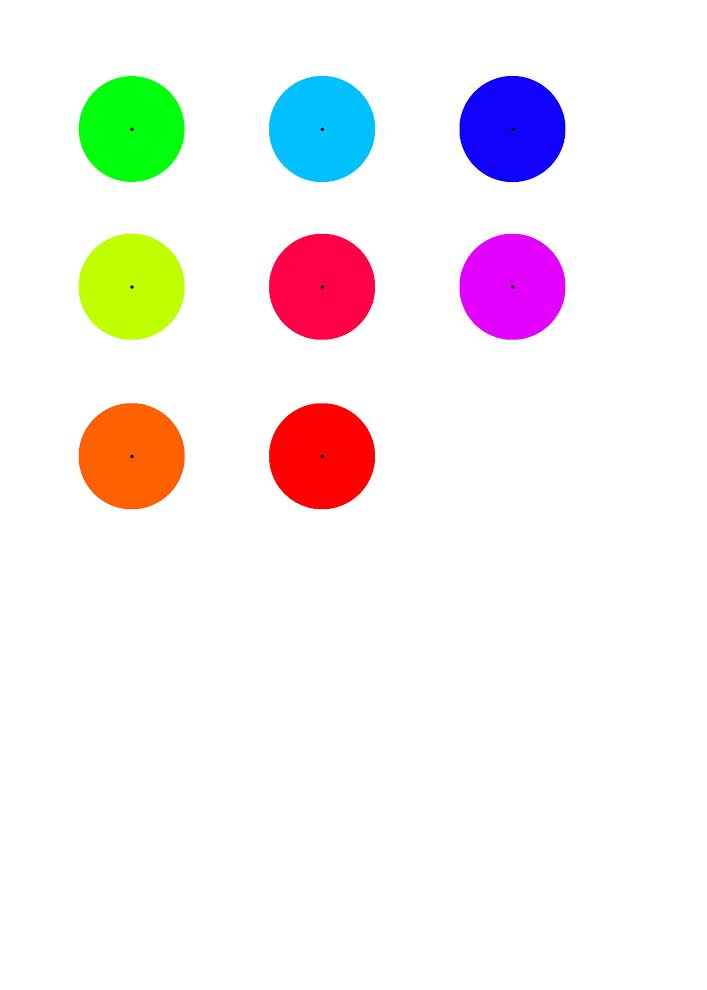
#> input picture OpenCV projects/circles.jpg, 707 x 990 px, given in place of the camera
$ python HoughCircles.py   (older library calls are emulated)
#> lines starting #> are read from the running program, lines starting #| are printed output that depends on the picture; after the words box and inside, x2 and y2 are one past the last pixel; in counts of white or black regions, pixels touching at a corner belong together
import cv2
import numpy as np

cap = cv2.VideoCapture(0)

while True:
	_,frame = cap.read()
#> frame is the input picture: shape (990, 707, 3); mean B, G, R 239.7, 239.2, 244.2
	hsv = cv2.cvtColor(frame, cv2.COLOR_BGR2HSV)
#> hsv: shape (990, 707, 3); mean H, S, V 12.5, 25.9, 254.7

	#hsv hue(type of colour) sat(eg how red it is) value(how bright it is)
	lower_green = np.array([50,0,0])
	upper_green = np.array([70,255,255])

	mask = cv2.inRange(hsv, lower_green, upper_green)
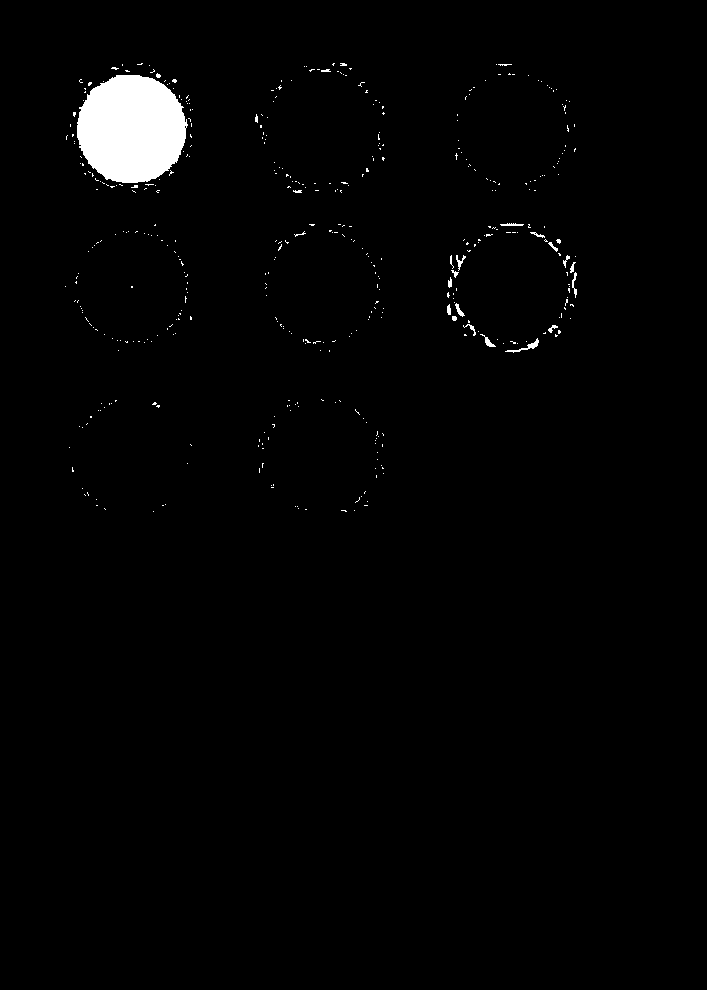
#> mask: shape (990, 707); 1.6% white; 454 white regions (433 under 20 px), largest, box (x1, y1, x2, y2) and area: (77, 75, 188, 183) 9375, (505, 338, 539, 353) 109, (480, 334, 496, 347) 62
	res = cv2.bitwise_and(frame, frame, mask = mask)
	median = cv2. medianBlur(res, 15)
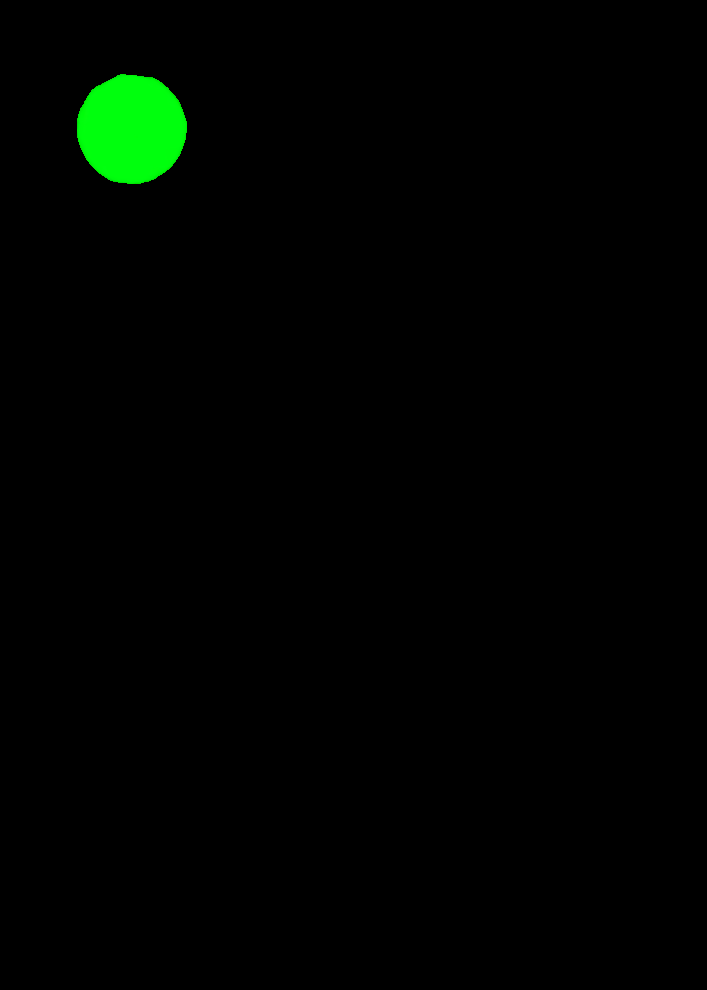
#> median: shape (990, 707, 3); mean B, G, R 0.2, 3.4, 0

	output = frame.copy()
	cimg = cv2.cvtColor(median, cv2.COLOR_BGR2GRAY)

	# detect circles in the image
	# cv2.HoughCircles(image, method, dp, minDist[, circles[, param1[, param2[, minRadius[, max Radius[)
	circles = cv2.HoughCircles(cimg, cv2.cv.CV_HOUGH_GRADIENT, 2, 10, param1=30,param2=50, minRadius=0, maxRadius=100)
#> circles = [[131, 129, 55.6], [131, 119, 63.8], [139, 135, 45.4], [121, 125, 45]]

	# ensure atleast some circles were found
	if circles is not None:
		#convert the (x,y) coordinate and radius of the circle to integers
		circles = np.uint16(np.around(circles[0, :]))
#> circles = [[131, 129, 56], [131, 119, 64], [139, 135, 45], [121, 125, 45]]

		#loop
		for (x, y, r) in circles:
			#draw the outline of circle and a rectangle to pinpoint the center
			cv2.circle(output, (x,y) , r, (0,0,0),4)
			cv2.rectangle(output, (x - 5, y - 5), (x + 5, y + 5), (0,128,255), -1)
			print(x,y)
#> this loop made 4 passes
#| 131 129
#| 131 119
#| 139 135
#| 121 125
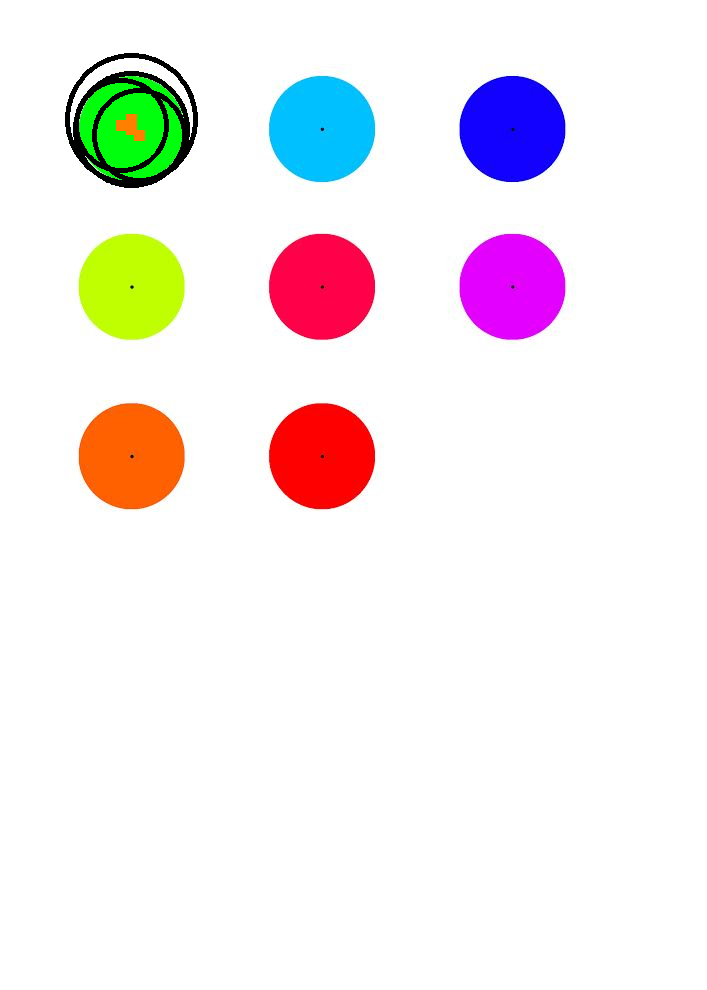
#> output: shape (990, 707, 3); 0.83% of pixels changed, all inside (x1, y1, x2, y2) = (65, 53, 198, 188)

	# show output image
	cv2.imshow("output", output)
	cv2.imshow("median", median)

	k = cv2.waitKey(5) & 0xFF
#> (key Esc is pressed here)
	if k == 27:
		break

cv2.destroyAllWindows()
cap.release()

$ run again, on OpenCV projects/green.jpg
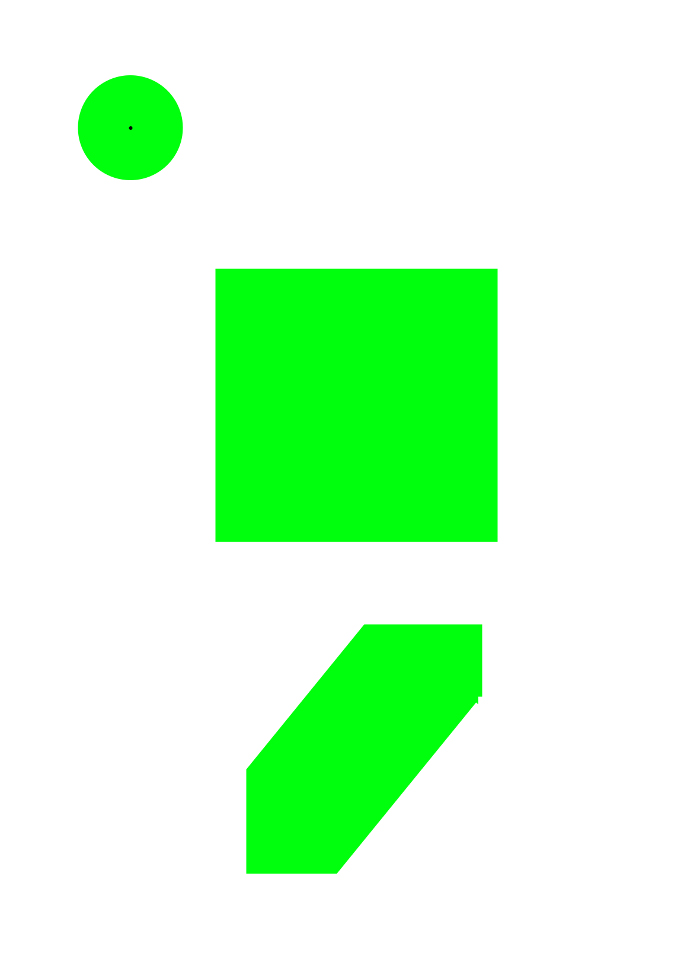
#> input picture OpenCV projects/green.jpg, 700 x 980 px, given in place of the camera
#> frame is the input picture: shape (980, 700, 3); mean B, G, R 211.6, 255, 209.3
#> hsv: shape (980, 700, 3); mean H, S, V 11.6, 45.7, 255
#> `mask = cv2.inRange(hsv, lower_green, upper_green)`:
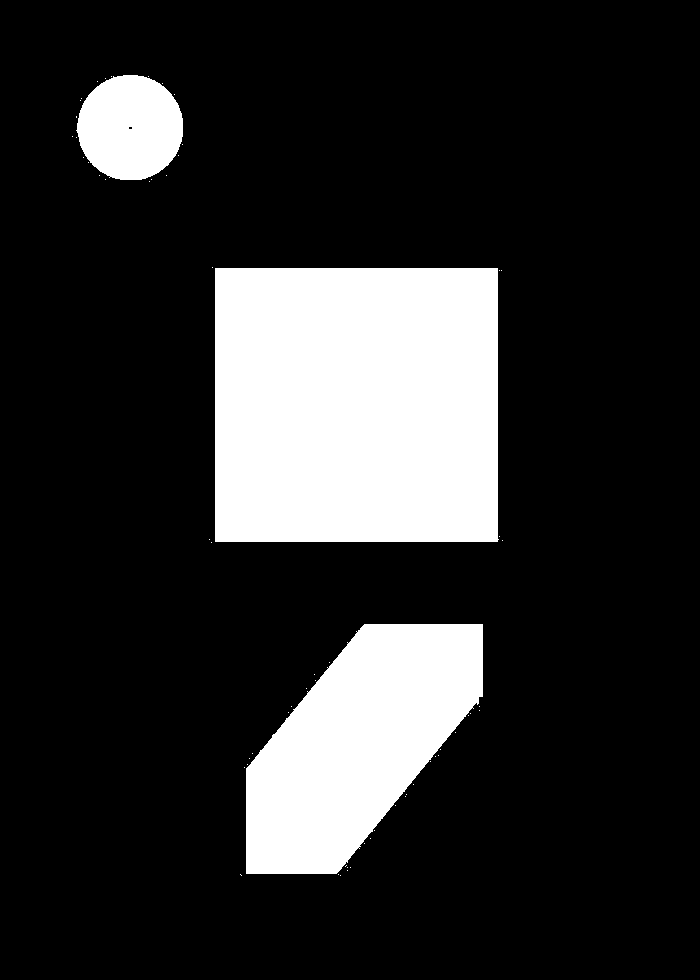
#> mask: shape (980, 700); 18.1% white; 63 white regions (60 under 20 px), largest, box (x1, y1, x2, y2) and area: (215, 268, 499, 542) 77543, (246, 624, 483, 874) 37642, (76, 75, 183, 180) 8794
#> `circles = cv2.HoughCircles(cimg, cv2.cv.CV_HOUGH_GRADIENT, 2, 10, para..`: circles = [[131, 129, 54.4], [129, 139, 63.6], [119, 129, 63], [127, 113, 66.4], [141, 127, 63.4]]
#> `circles = np.uint16(np.around(circles[0, :]))`: circles = [[131, 129, 54], [129, 139, 64], [119, 129, 63], [127, 113, 66], [141, 127, 63]]
#> the loop `for (x, y, r) in circles:` made 5 passes
#> (printed output is left out)
#> after the loop `for (x, y, r) in circles:`:
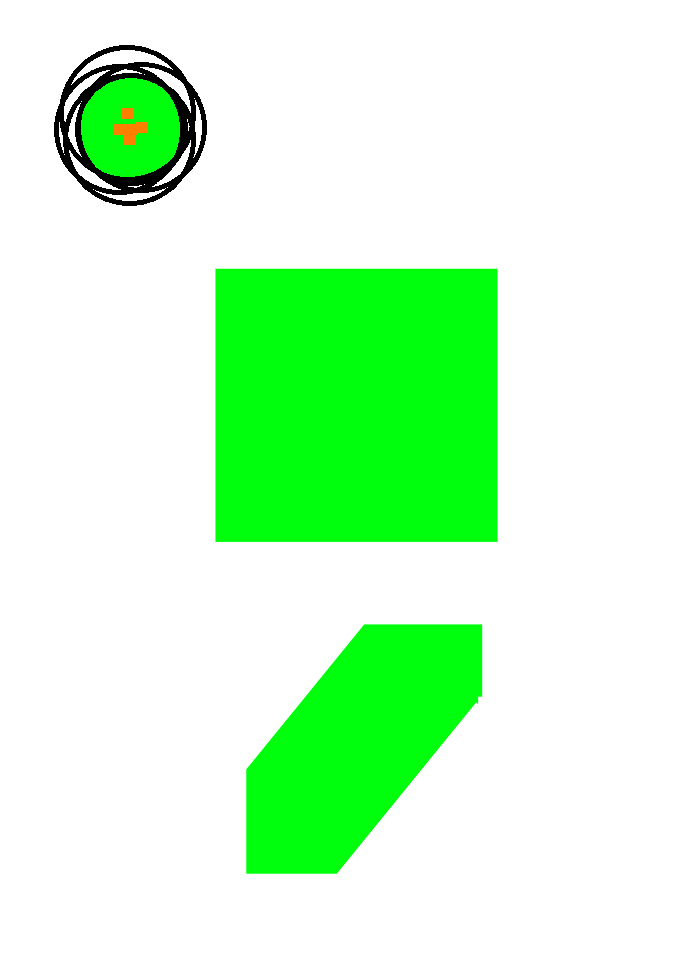
#> output: shape (980, 700, 3); 1.15% of pixels changed, all inside (x1, y1, x2, y2) = (54, 45, 207, 206)
